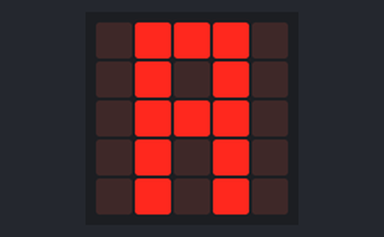
Bench run of a program on a simulated BBC micro:bit (MakeCode). On the bench: the board's 5×5 LED display.

Above: at 0.1 s.
At 0.5 s:
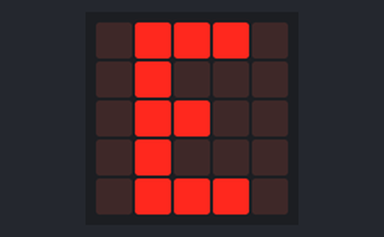
At 0.9 s:
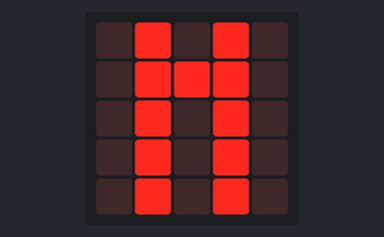
At 1.3 s:
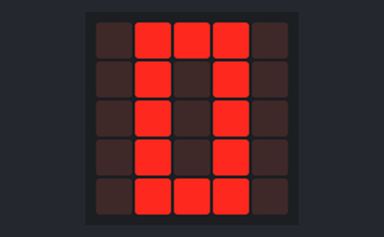
At 1.7 s:
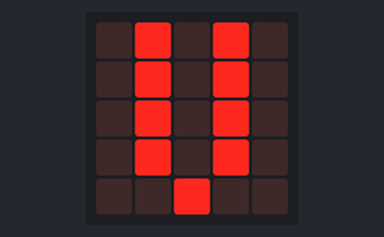

The program:

main.ts
```typescript
basic.showLeds(`
    . # # # .
    . # . # .
    . # # # .
    . # . # .
    . # . # .
    `)
basic.showLeds(`
    . # # # .
    . # . . .
    . # # . .
    . # . . .
    . # # # .
    `)
basic.showLeds(`
    . # . # .
    . # # # .
    . # . # .
    . # . # .
    . # . # .
    `)
basic.showLeds(`
    . # # # .
    . # . # .
    . # . # .
    . # . # .
    . # # # .
    `)
basic.showLeds(`
    . # . # .
    . # . # .
    . # . # .
    . # . # .
    . . # . .
    `)
basic.forever(function () {

})
```

test.ts
```typescript
// os teses vão aqui; isto não será compilado quando este pacote for usado como extensão.
```

Measured:
- what the display in image 1 shows lasts 0.4 s, from 0.4 s to 0.8 s
